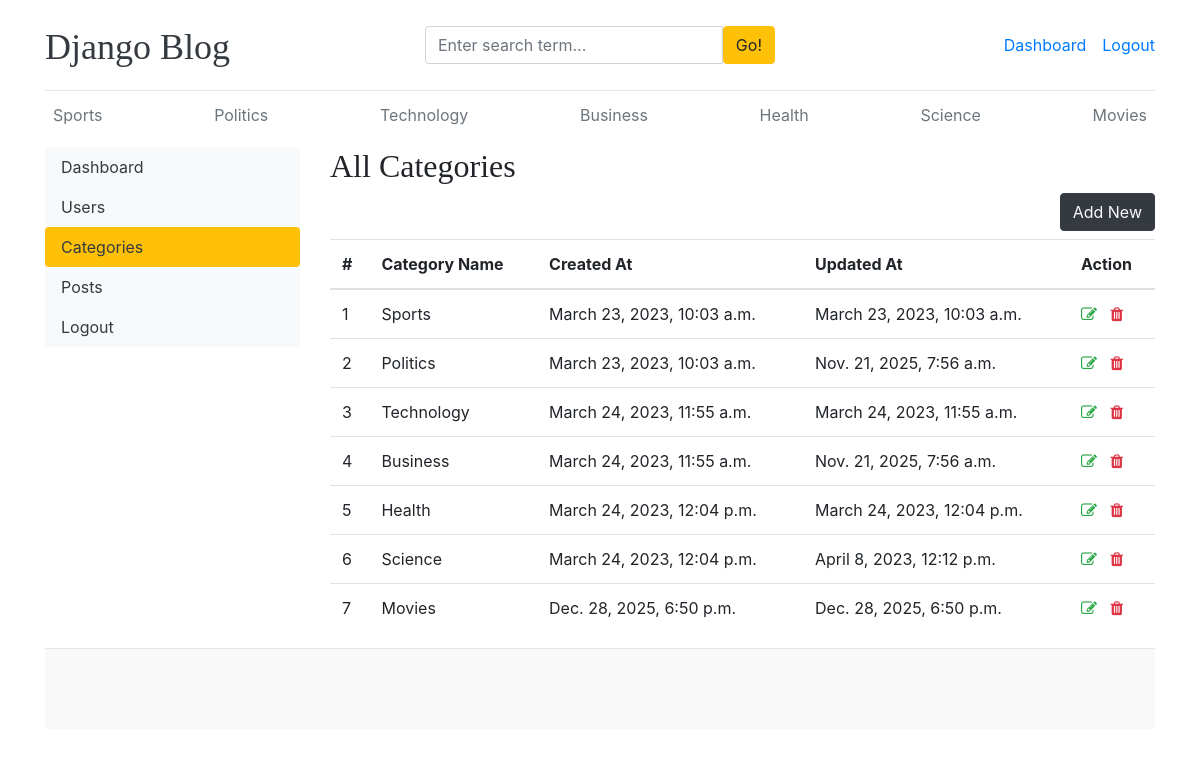
Screenshot of /dashboard/categories/ (signed in) with the database file from the repository.
### blogs/models.py (models this page shows)
class Category(models.Model):
    category_name = models.CharField(max_length=50, unique=True)
    created_at = models.DateTimeField(auto_now_add=True)
    updated_at = models.DateTimeField(auto_now=True)
    class Meta:
        verbose_name_plural = 'categories'
    def __str__(self):
        return self.category_name

### dashboards/views.py (the view)
# urls.py: path('categories/', views.categories, name='categories'),
def categories(request):
    return render(request, 'dashboard/categories.html')

### blogs/context_processors.py (called while the page is built)
def get_categories(request):
    categories = Category.objects.all()
    return dict(categories=categories)

def get_social_links(request):
    social_links = SocialLink.objects.all()
    return dict(social_links=social_links)

### templates/dashboard/categories.html (shortened to what this page needs)
{% extends 'base.html' %}
{% block content %}
<div class="row">
    {% include 'dashboard/sidebar.html' %}
    <div class="col-md-9">
        <h2>All Categories</h2>
        <a href="{% url 'add_category' %}" class="btn btn-dark text-light float-right mb-2">Add New</a>
        <table class="table table-hover">
            <thead>
              <tr>
                <th>#</th>
                <th>Category Name</th>
                <th>Created At</th>
                <th>Updated At</th>
                <th>Action</th>
              </tr>
            </thead>
            <tbody>
            {% for cat in categories %}
              <tr>
                <td>{{ forloop.counter }}</td>
                <td>{{ cat }}</td>
                <td>{{ cat.created_at }}</td>
                <td>{{ cat.updated_at }}</td>
                <td>
                    <a href="{% url 'edit_category' cat.id %}"><i class="fa fa-edit text-success"></i></a>
                    <a href="{% url 'delete_category' cat.id %}"><i class="fa fa-trash text-danger"></i></a>
                </td>
              </tr>
            {% endfor %}
            </tbody>
          </table>
    </div>
</div>
{% endblock %}

### templates/base.html (shortened to what this page needs)
{% load static %}
<!DOCTYPE html>
<html lang="en">
<head>
    <link href="https://getbootstrap.com/docs/4.0/dist/css/bootstrap.min.css" rel="stylesheet">
    <link href="{% static 'css/blog.css' %}" rel="stylesheet">
    <link rel="stylesheet" href="https://cdnjs.cloudflare.com/ajax/libs/font-awesome/4.7.0/css/font-awesome.min.css">
  </head>
<body>
    <div class="container">
      <header class="blog-header py-3">
        <div class="row flex-nowrap justify-content-between align-items-center">
          <div class="col-4 pt-1">
            <a class="blog-header-logo text-dark" href="/">Django Blog</a>
          </div>
          <div class="col-4">
            <form action="{% url 'search' %}" method="GET">
              <div class="input-group">
                <input class="form-control" type="text" name="keyword" value="{{ keyword }}" placeholder="Enter search term..." aria-label="Enter search term..." aria-describedby="button-search" />
                <button type="submit" class="btn btn-warning" id="button-search" type="button">Go!</button>
            </div>
            </form>
          </div>
          <div class="col-4 d-flex justify-content-end align-items-center">
            {% if not user.is_authenticated %}
            <a class="btn btn-sm btn-warning" href="{% url 'login' %}">Login</a> &nbsp;
            <a class="btn btn-sm btn-outline-secondary" href="{% url 'register' %}">Register</a>
            {% else %}
            <span><a href="{% url 'dashboard' %}">Dashboard</a></span>
            <span><a href="{% url 'logout' %}">Logout</a></span>
            {% endif %}
          </div>
        </div>
      </header>
      <div class="nav-scroller py-1 mb-2">
        <nav class="nav d-flex justify-content-between">
          {% for cat in categories %}
          <a class="p-2 text-muted" href="{% url 'posts_by_category' cat.id %}">{{ cat.category_name }}</a>
          {% endfor %}
        </nav>
      </div>
{% block content %}
{% endblock %}
<footer class="blog-footer">
  </footer>
  </body>
  </html>

### blog_main/static/css/blog.css (style rules this page uses)
.blog-header { border-bottom: 1px solid #e5e5e5; }
.blog-header-logo { font-family: "Playfair Display", Georgia, "Times New Roman", serif; font-size: 2.25rem; }
h1, h2, h3, h4, h5, h6 { font-family: "Playfair Display", Georgia, "Times New Roman", serif; }
.blog-footer { padding: 2.5rem 0; color: #727272; text-align: center; background-color: #f9f9f9; border-top: .05rem solid #e5e5e5; }

### rows the page displays
Category: category_name "Sports", created_at "March 23, 2023, 10:03 a.m.", updated_at "March 23, 2023, 10:03 a.m."
Category: category_name "Politics", created_at "March 23, 2023, 10:03 a.m.", updated_at "Nov. 21, 2025, 7:56 a.m."
Category: category_name "Technology", created_at "March 24, 2023, 11:55 a.m.", updated_at "March 24, 2023, 11:55 a.m."
Category: category_name "Business", created_at "March 24, 2023, 11:55 a.m.", updated_at "Nov. 21, 2025, 7:56 a.m."
Category: category_name "Health", created_at "March 24, 2023, 12:04 p.m.", updated_at "March 24, 2023, 12:04 p.m."
Category: category_name "Science", created_at "March 24, 2023, 12:04 p.m.", updated_at "April 8, 2023, 12:12 p.m."
Category: category_name "Movies", created_at "Dec. 28, 2025, 6:50 p.m.", updated_at "Dec. 28, 2025, 6:50 p.m."
